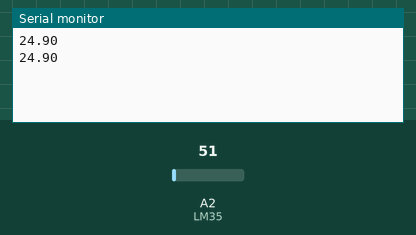
Recording of a sketch running on a simulated Arduino Uno, built with avr-gcc and run on an emulated ATmega328P. Parts: the last lines printed to the serial monitor. The test bench sets the inputs (shaded band); at power-on: A2 (LM35) = 51.

Above: at 1.8 s.
1.9 s: A2 (LM35) set to 61
At 2.7 s:
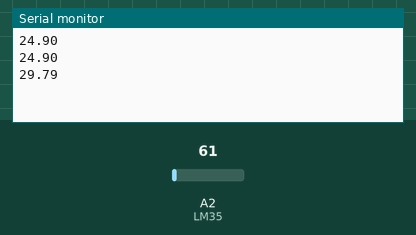
3.4 s: A2 (LM35) set to 71
At 4.8 s:
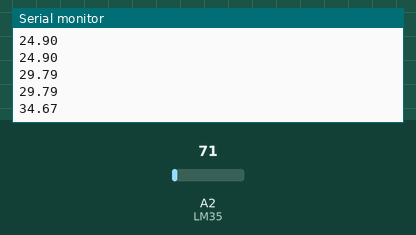
Timing chart, 0 to 6.4 s (numbered marks = the images above; inputs shaded):
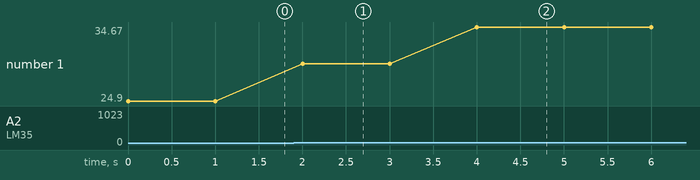

The sketch:

ejemplo_lm35.ino
```cpp
//Sensor de temperatura 1
#define LM35 A2  //ACCURATE TEMP

float temperatura;

void setup() {
  Serial.begin(9600);

  pinMode(LM35, INPUT);
}

void loop() {

  /******** EJEMPLO TEMPERATURA ANALÓGICA ****/
  temperatura = (5.0 * analogRead(LM35) * 100.0) / 1024; //Convertir de valores de voltaje a valor numérico
  Serial.println(temperatura);
  /********************************************/

  delay(1000);
}
```

Measured:
- after the input at 1.9 s, the serial monitor: prints a new line after 0.10 s (image 1)
- after the input at 3.4 s, the serial monitor: prints a new line after 0.60 s (image 2)
- plotted number 1: 24.9 → 29.79 after the input at 1.9 s, 29.79 → 34.67 after the input at 3.4 s
